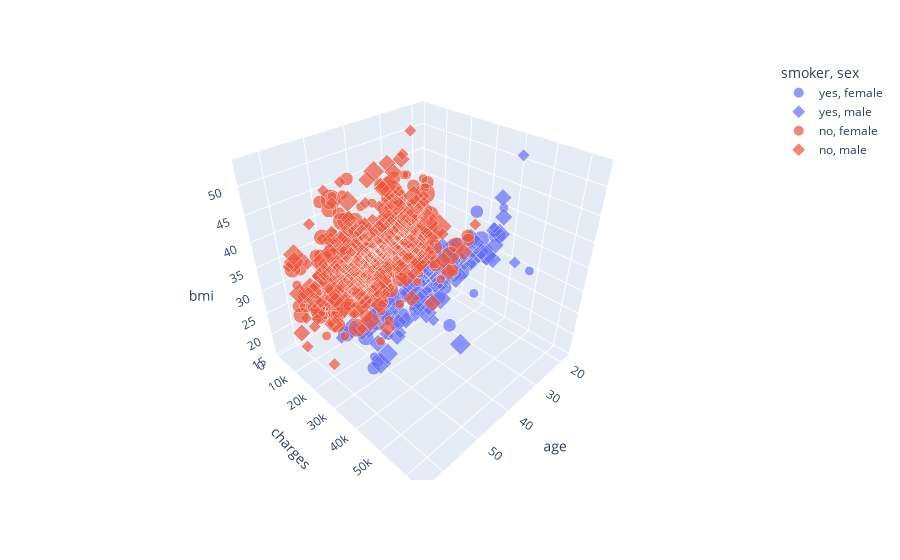

Here is the notebook cell this chart was saved with:
### Code cell
import plotly.express as px
fig = px.scatter_3d(df,x = "age",y = "charges",z = "bmi",color = "smoker",symbol = "sex",size = "children")
fig.show()

### Figure 1 — Plotly figure (JSON) as saved in the notebook; plotly's stock layout.template omitted (floating-point values rounded to 4 significant figures; data arrays with more than 128 entries replaced by an {"elided": "..."} marker saying what was removed)
{"data": [{"hovertemplate": "smoker=yes<br>sex=female<br>age=%{x}<br>charges=%{y}<br>bmi=%{z}<br>children=%{marker.size}<extra></extra>", "legendgroup": "yes, female", "marker": {"color": "#636efa", "size": [0, 0, 1, 1, 0, 0, 2, 0, 2, 3, 1, 0, 2, 0, 0, 0, 0, 0, 2, 2, 0, 2, 1, 1, 1, 3, 0, 1, 1, 0, 0, 3, 2, 1, 2, 2, 0, 0, 1, 0, 0, 0, 3, 1, 1, 1, 0, 0, 1, 0, 0, 2, 0, 2, 2, 0, 3, 1, 0, 0, 0, 0, 1, 0, 1, 0, 2, 0, 0, 0, 0, 3, 0, 2, 3, 0, 2, 0, 0, 0, 3, 3, 1, 0, 1, 0, 2, 5, 0, 2, 2, 3, 0, 3, 1, 0, 3, 2, 1, 1, 1, 0, 3, 1, 1, 0, 0, 2, 0, 0, 0, 2, 3, 2, 0], "sizemode": "area", "sizeref": 0.0125, "symbol": "circle"}, "mode": "markers", "name": "yes, female", "scene": "scene", "showlegend": true, "type": "scatter3d", "x": [19, 62, 34, 53, 20, 27, 37, 57, 64, 61, 29, 19, 32, 42, 42, 18, 63, 27, 40, 23, 63, 63, 20, 40, 59, 53, 27, 64, 61, 19, 23, 39, 27, 44, 26, 36, 63, 33, 30, 44, 54, 43, 35, 31, 34, 21, 19, 59, 47, 19, 44, 52, 64, 40, 44, 51, 30, 29, 37, 37, 47, 19, 50, 18, 47, 33, 23, 57, 60, 37, 46, 49, 48, 37, 51, 64, 43, 32, 43, 24, 27, 22, 46, 55, 45, 35, 43, 39, 22, 51, 33, 48, 23, 53, 23, 19, 43, 43, 52, 23, 43, 19, 18, 37, 46, 20, 20, 47, 18, 29, 25, 19, 30, 42, 61], "y": [16880.0, 27810.0, 37700.0, 23240.0, 14710.0, 16580.0, 39840.0, 43580.0, 47290.0, 30940.0, 19110.0, 17080.0, 32730.0, 19960.0, 21350.0, 36150.0, 48820.0, 37130.0, 19440.0, 38510.0, 29520.0, 47310.0, 17090.0, 22330.0, 47900.0, 24870.0, 34840.0, 47930.0, 48520.0, 13840.0, 18030.0, 21660.0, 15010.0, 19590.0, 14460.0, 18610.0, 28950.0, 37080.0, 19520.0, 48890.0, 63770.0, 45860.0, 39980.0, 58570.0, 43940.0, 15360.0, 17470.0, 25680.0, 42970.0, 34440.0, 42980.0, 24670.0, 27040.0, 40000.0, 46200.0, 44400.0, 40930.0, 16660.0, 40420.0, 19540.0, 23070.0, 17750.0, 24520.0, 38790.0, 23400.0, 55140.0, 36020.0, 27530.0, 45010.0, 37270.0, 42110.0, 24110.0, 40970.0, 46110.0, 46260.0, 29330.0, 19800.0, 17500.0, 21770.0, 14570.0, 16420.0, 35600.0, 21680.0, 44420.0, 39730.0, 20230.0, 21880.0, 19020.0, 33910.0, 44640.0, 16780.0, 24180.0, 34170.0, 46660.0, 40900.0, 36900.0, 40940.0, 22480.0, 23890.0, 18330.0, 21770.0, 33310.0, 18220.0, 20300.0, 41660.0, 26130.0, 20170.0, 24540.0, 14280.0, 16120.0, 33900.0, 36400.0, 18770.0, 43900.0, 29140.0], "z": [27.9, 26.29, 31.92, 22.88, 22.42, 24.75, 34.8, 31.16, 31.3, 29.92, 27.94, 28.3, 17.77, 23.37, 26.6, 36.85, 37.7, 36.08, 22.22, 36.67, 27.74, 32.2, 26.84, 28.12, 36.77, 22.61, 31.4, 33.8, 36.38, 21.7, 28.31, 24.89, 17.95, 20.23, 17.2, 22.6, 26.98, 33.5, 28.38, 38.06, 47.41, 46.2, 34.1, 38.09, 30.21, 21.85, 28.31, 23.66, 36.63, 33.11, 38.95, 25.3, 22.99, 32.77, 43.89, 38.06, 39.05, 21.75, 38.39, 26.4, 27.83, 28.88, 27.6, 42.24, 26.12, 35.53, 32.78, 29.81, 32.45, 30.78, 35.53, 23.84, 33.11, 47.6, 37.05, 26.89, 20.05, 24.6, 26.89, 20.52, 20.05, 31.02, 23.66, 35.2, 30.5, 28.02, 24.7, 18.3, 30.4, 34.96, 19.09, 25.85, 31.4, 36.86, 42.75, 32.49, 32.56, 26.7, 24.13, 28.49, 25.27, 30.02, 27.28, 25.55, 34.6, 24.42, 21.8, 27.64, 21.66, 21.85, 30.2, 34.7, 23.66, 40.37, 29.07]}, {"hovertemplate": "smoker=yes<br>sex=male<br>age=%{x}<br>charges=%{y}<br>bmi=%{z}<br>children=%{marker.size}<extra></extra>", "legendgroup": "yes, male", "marker": {"color": "#636efa", "size": {"elided": "159 int values"}, "sizemode": "area", "sizeref": 0.0125, "symbol": "diamond"}, "mode": "markers", "name": "yes, male", "scene": "scene", "showlegend": true, "type": "scatter3d", "x": {"elided": "159 int values"}, "y": {"elided": "159 float values"}, "z": {"elided": "159 float values"}}, {"hovertemplate": "smoker=no<br>sex=female<br>age=%{x}<br>charges=%{y}<br>bmi=%{z}<br>children=%{marker.size}<extra></extra>", "legendgroup": "no, female", "marker": {"color": "#EF553B", "size": {"elided": "547 int values"}, "sizemode": "area", "sizeref": 0.0125, "symbol": "circle"}, "mode": "markers", "name": "no, female", "scene": "scene", "showlegend": true, "type": "scatter3d", "x": {"elided": "547 int values"}, "y": {"elided": "547 float values"}, "z": {"elided": "547 float values"}}, {"hovertemplate": "smoker=no<br>sex=male<br>age=%{x}<br>charges=%{y}<br>bmi=%{z}<br>children=%{marker.size}<extra></extra>", "legendgroup": "no, male", "marker": {"color": "#EF553B", "size": {"elided": "517 int values"}, "sizemode": "area", "sizeref": 0.0125, "symbol": "diamond"}, "mode": "markers", "name": "no, male", "scene": "scene", "showlegend": true, "type": "scatter3d", "x": {"elided": "517 int values"}, "y": {"elided": "517 float values"}, "z": {"elided": "517 float values"}}], "layout": {"legend": {"itemsizing": "constant", "title": {"text": "smoker, sex"}, "tracegroupgap": 0}, "margin": {"t": 60}, "scene": {"domain": {"x": [0, 1], "y": [0, 1]}, "xaxis": {"title": {"text": "age"}}, "yaxis": {"title": {"text": "charges"}}, "zaxis": {"title": {"text": "bmi"}}}}}
